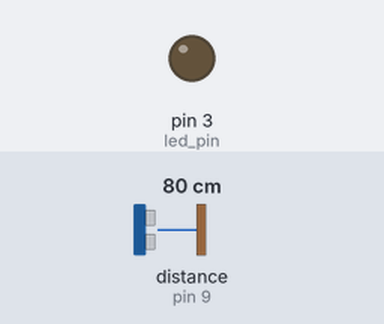
Recording of a sketch running on a simulated Arduino Uno, built with avr-gcc and run on an emulated ATmega328P. On the bench: output pins drawn as LEDs (lit = HIGH). Wiring (inferred from the names in the program): ultrasonic range finder: trigger pin 10; echo pin 9. The test bench sets the inputs (shaded band); at power-on: distance to the obstacle (sensor on pin 9) 80 cm. The echo pulse lasts 58.3 µs per cm; pins used as bus, display or sensor lines are not drawn.

Above: at 0.1 s.
At 1.1 s:
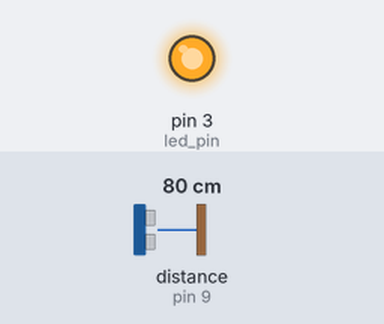
Timing chart, 0 to 2.6 s (numbered marks = the images above):
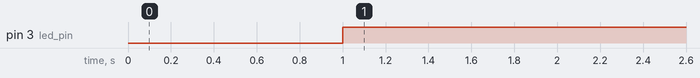

Measured:
- by itself, pin 3 (led_pin): LOW → HIGH at 1.0 s

The sketch:

c07_pulsein.ino
```cpp
const int led_pin = 3;
const int eco_pin = 9;
const int trig_pin = 10;

const int soundspeed = 343; // meters/seconds
const unsigned long threashold = 1000000; // 1 meters

void setup() {
  // Define the pin mode as output or input
  pinMode(led_pin, OUTPUT);
  pinMode(eco_pin, INPUT);
  pinMode(trig_pin, OUTPUT);
}

void loop() {
  // send a 1 msg pulse signal to the trigger pin
  digitalWrite(trig_pin, HIGH);
  delay(1);
  digitalWrite(trig_pin, LOW);

  // return the duration until a pulse is received
  // in microseconds, then must be converted to seconds
  unsigned long duration = pulseIn(eco_pin, LOW);

  // convert the duration to distance in micrometers,
  // based on sound speed and considering round trip
  unsigned long distance = (duration/2)*soundspeed;

  if(distance <= threashold) {
    digitalWrite(led_pin, HIGH);
  } else {
    digitalWrite(led_pin, LOW);
  }
}
```
